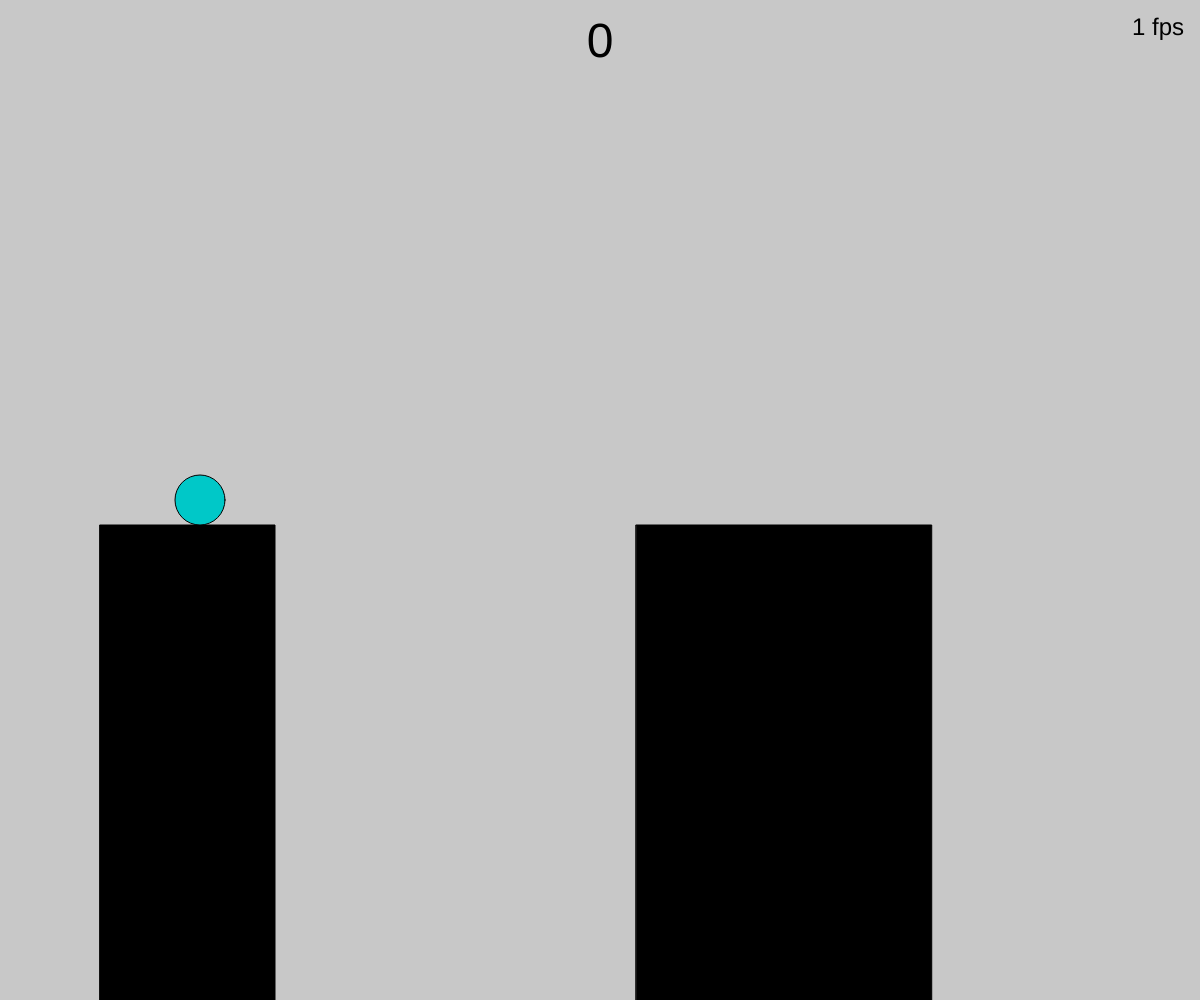
Frame 1 (no input)
Frame 60 (no input): identical to frame 1, image omitted
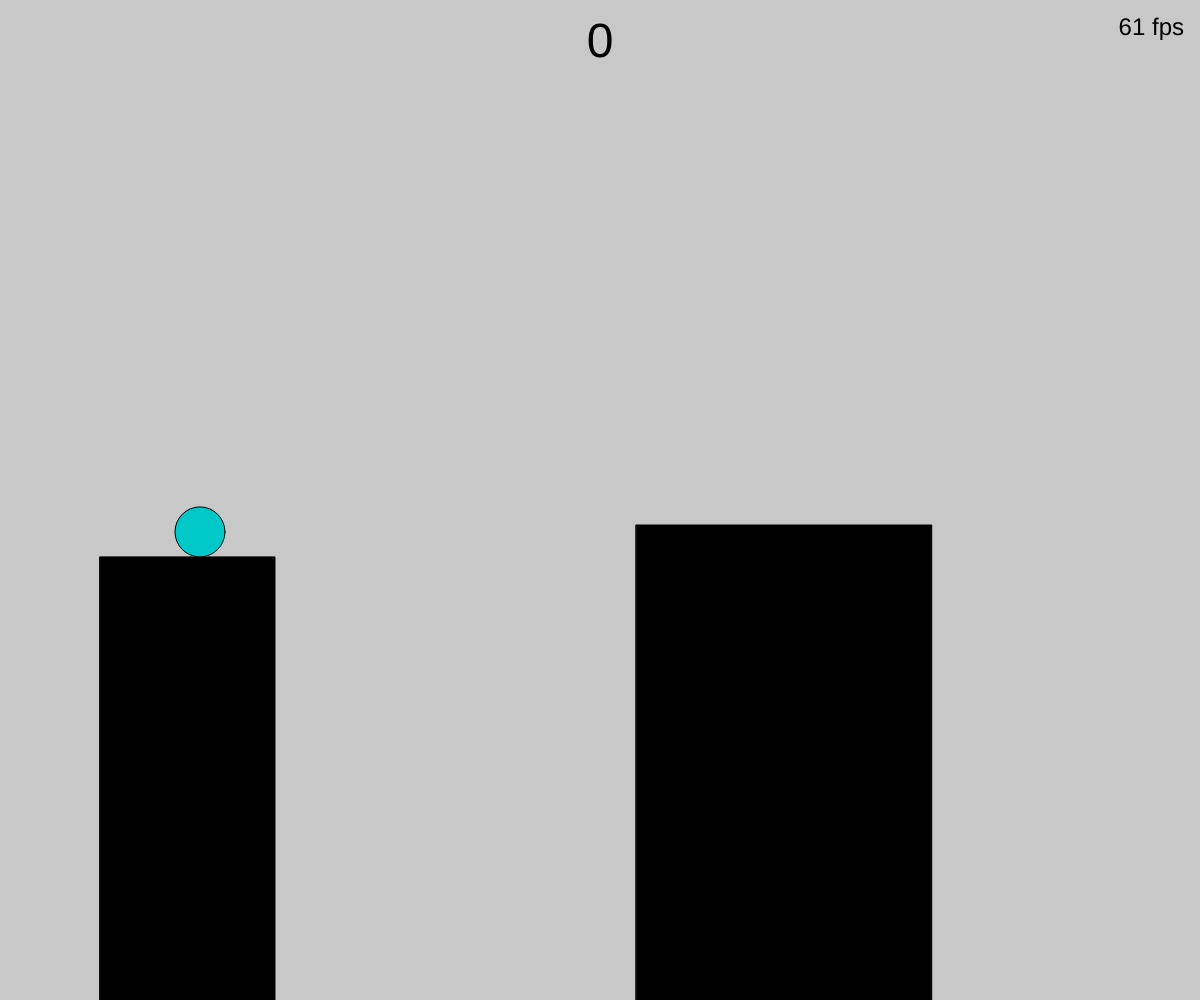
Frame 120 (the mouse pressed at the canvas centre since frame 60)

The p5.js sketch that drew these frames (run headless with seeded random() and noise() and a simulated clock; from frame 60 on, the mouse is pressed at the canvas centre):

// p5.js sketch
// ── sketch.js
// Variables used for fps
var frameTimes = [] // Time recordings corresponding to each frame
let oldTime = 0 // Time at which the previous frame is updated
let fpsCooldown = 0 // When fpsCooldown <= 0, set displayFPS = fps
let displayFPS = 0 // fps displayed on screen, updated every second

// Other variables
var positionX = 0
var positionY = 0
var velocityX = 0
var velocityY = 0

var sideLength = 50

var previousBlockX = -400
var previousBlockWidth = 175

var currentBlockX = -200
var currentBlockWidth = 175

var nextBlockX = 100
var nextBlockWidth = 175

var score = 0

var isJumping = false
var isRewinding = false

var springDisplacement = 0

var gameHasEnded = false

function startNewCycle() {
    isJumping = false
    isRewinding = true
    previousBlockX = currentBlockX
    previousBlockWidth = currentBlockWidth
    currentBlockX = nextBlockX
    currentBlockWidth = nextBlockWidth
    nextBlockX = currentBlockX + currentBlockWidth + Math.random() * 400
    nextBlockWidth = 150 + Math.random() * 150

    positionY = windowHeight / 2
    velocityX = 0
    velocityY = 0
}

function jump() {
    isJumping = true
    velocityX = springDisplacement
    velocityY = -50
    springDisplacement = 0
}

function endGame() {
    gameHasEnded = true
}

function mouseReleased() {
    if (!isJumping && !isRewinding) {
        jump()
    }
}

function setup() {
    // setup() runs once. Put your setup code here.

    createCanvas(windowWidth, windowHeight)
    startNewCycle()
}

function draw() {
    // draw() runs every time before a new frame is rendered. 

    if (gameHasEnded) {
        fill(200, 0, 0)
        textAlign(LEFT, TOP)
        text("GAME OVER", 20, 20)
        return
    }

    background(200)

    if (isRewinding) {
        if (positionX <= 200) {
            positionX = 200
            isRewinding = false
        } else {
            var rewindFactor = (positionX - 175) / 20
            previousBlockX -= (previousBlockX + 400) / 20
            positionX -= rewindFactor
            currentBlockX -= rewindFactor
            nextBlockX -= rewindFactor
            positionY = windowHeight / 2
        }
    } else if (isJumping) {
        velocityY += 4
        positionX += velocityX
        positionY += velocityY

        if (positionY >= windowHeight / 2 && positionY < windowHeight / 2 + sideLength) {
            if (positionX >= nextBlockX && positionX <= nextBlockX + nextBlockWidth) {
                score += 1
                startNewCycle()
            } else if (positionX >= currentBlockX && positionX <= currentBlockX + currentBlockWidth) {
                isJumping = false
            }
        }
        if (positionY >= windowHeight) {
            endGame()
        }
    } else {
        positionY = windowHeight / 2
        if (mouseIsPressed) {
            springDisplacement += 32 / frameTimes.length
        }
    }

    fill(0)
    rect(previousBlockX, windowHeight / 2 + sideLength / 2, previousBlockWidth, windowHeight / 2)
    rect(currentBlockX, windowHeight / 2 + sideLength / 2 + springDisplacement, currentBlockWidth, windowHeight / 2)
    rect(nextBlockX, windowHeight / 2 + sideLength / 2, nextBlockWidth, windowHeight / 2)

    fill(0, 200, 200)
    ellipse(positionX, positionY + springDisplacement, sideLength, sideLength)

    fill(0)
    textSize(48)
    textAlign(CENTER, TOP)
    text(`${score}`, windowWidth / 2, 20)

    // Display FPS

    var currentTime = millis()
    frameTimes.push(currentTime)
    while (frameTimes.length > 0 && frameTimes[0] < currentTime - 1000) {
        frameTimes.splice(0, 1)
    }
    
    fpsCooldown -= currentTime - oldTime
    if (fpsCooldown <= 0) {
        displayFPS = frameTimes.length
        fpsCooldown = 1000
    }

    fill(0, 0, 0)
    textAlign(RIGHT, TOP) // Text alignment of the fps label
    textSize(24)
    text(`${Math.floor(displayFPS)} fps`, width - 16, 16) // Position of the fps label

    oldTime = currentTime
}

function windowResized() {
    resizeCanvas(windowWidth, windowHeight)
}
